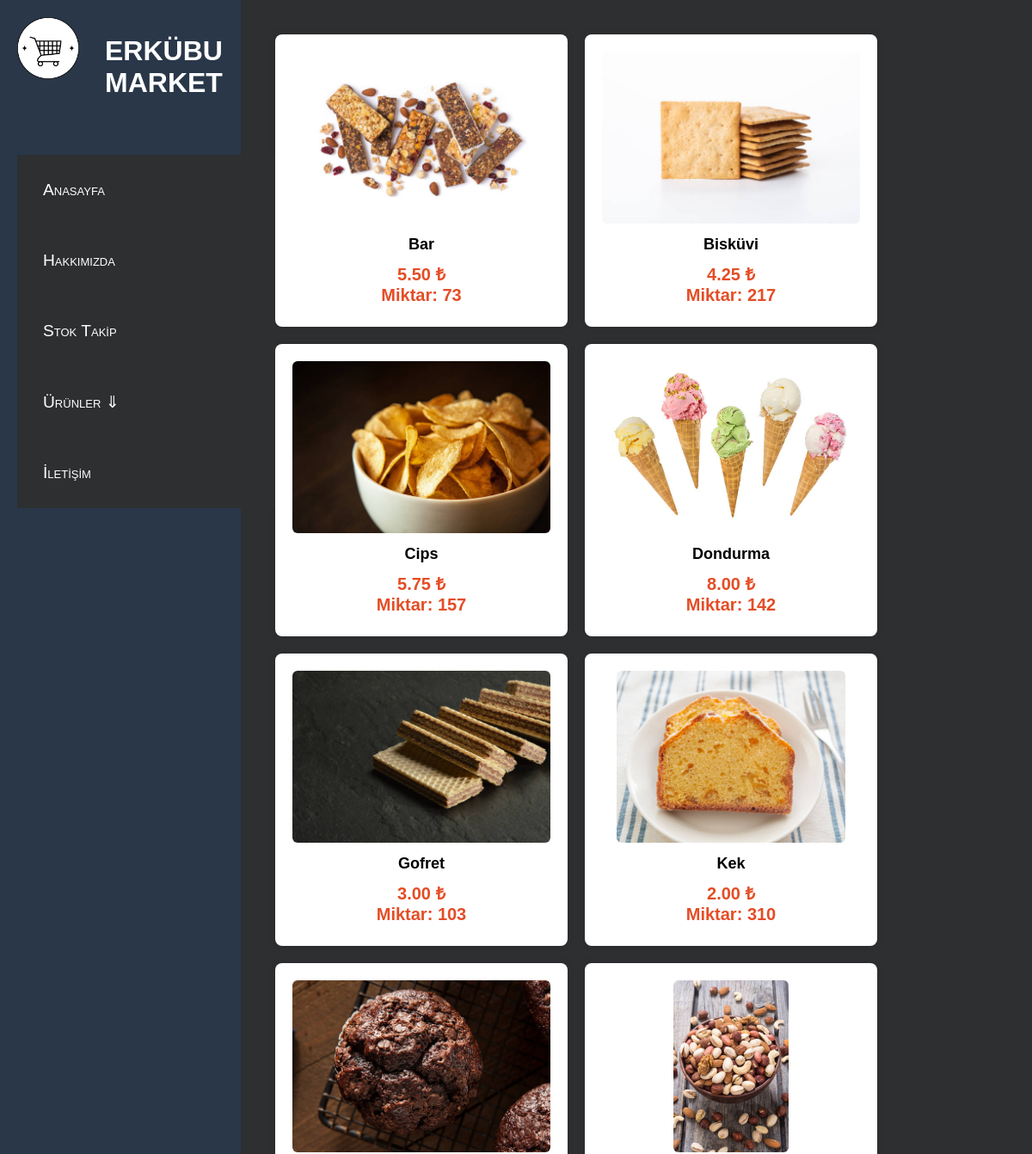
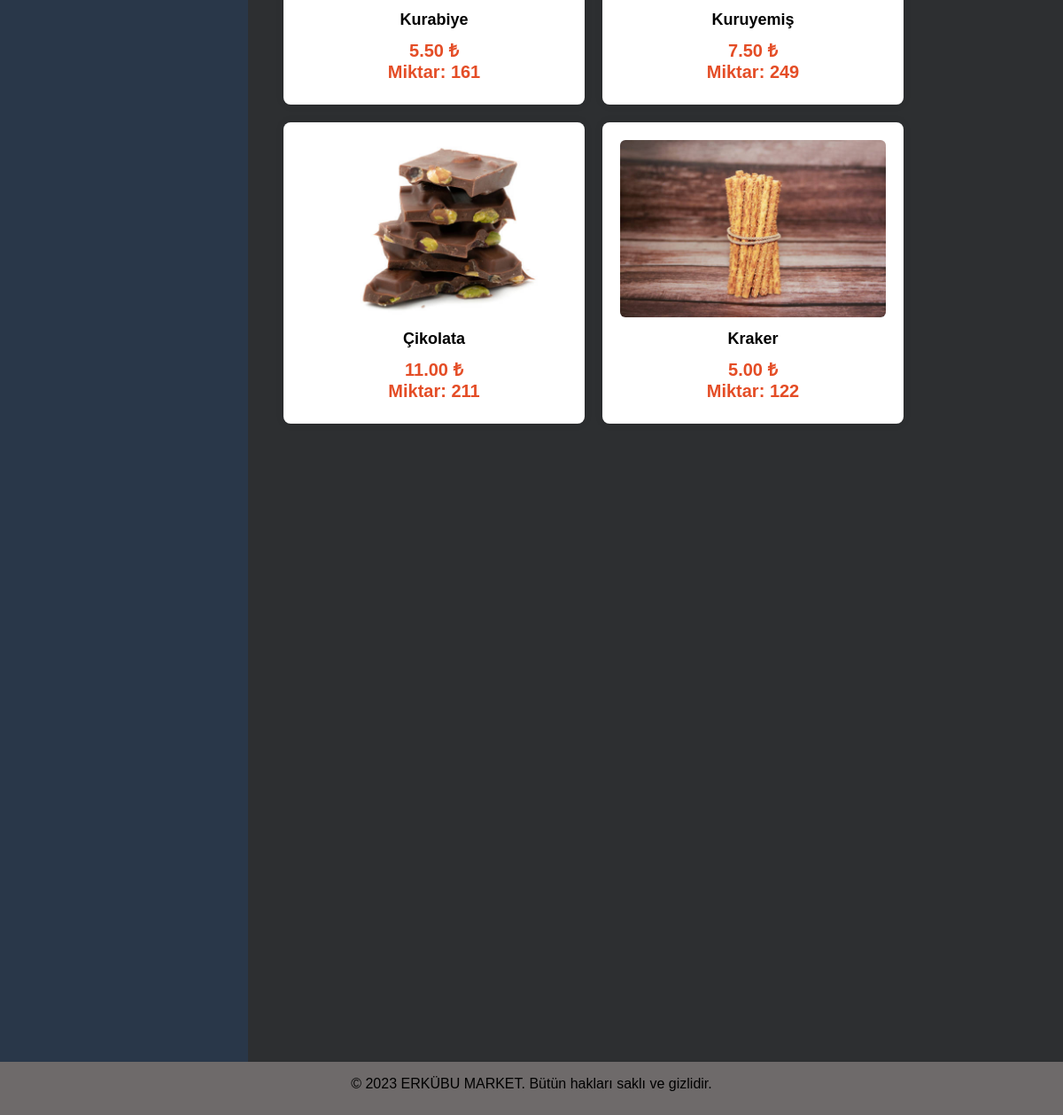
The page /VERİTABANI_PROJE/atıstırmalıklar.php on the database its author committed (2 pictures, top to bottom).
### VERİTABANI_PROJE/atıstırmalıklar.php (the view, shortened to what this page needs)
<?php
include "conn.php";
$sql1 = "SELECT * FROM atıstırmalıklar WHERE aturun_adi='bar'";
$result1 = $conn->query($sql1);
$sql2 = "SELECT * FROM atıstırmalıklar WHERE aturun_adi='bisküvi'";
$result2 = $conn->query($sql2);
$sql3 = "SELECT * FROM atıstırmalıklar WHERE aturun_adi='cips'";
$result3 = $conn->query($sql3);
$sql4 = "SELECT * FROM atıstırmalıklar WHERE aturun_adi='dondurma'";
$result4 = $conn->query($sql4);
$sql5 = "SELECT * FROM atıstırmalıklar WHERE aturun_adi='gofret'";
$result5 = $conn->query($sql5);
$sql6 = "SELECT * FROM atıstırmalıklar WHERE aturun_adi='kek'";
$result6 = $conn->query($sql6);
$sql7 = "SELECT * FROM atıstırmalıklar WHERE aturun_adi='kurabiye'";
$result7 = $conn->query($sql7);
$sql8 = "SELECT * FROM atıstırmalıklar WHERE aturun_adi='kuruyemiş'";
$result8 = $conn->query($sql8);
$sql9 = "SELECT * FROM atıstırmalıklar WHERE aturun_adi='çikolata'";
$result9 = $conn->query($sql9);
$sql10 = "SELECT * FROM atıstırmalıklar WHERE aturun_adi='kraker'";
$result10 = $conn->query($sql10);
?>
<!DOCTYPE html>
<html lang="tr">
<head>
    <link rel="stylesheet" href="styles.css">
</head>
<body>
    <div class="container">
        <div class="soltartaf">
            <div class="solust">
                <div class="logo">
                    <img src="fotolar/logo.png" alt="Logo">
                </div>
                <div class="site-isim">
                    <h1>ERKÜBU MARKET</h1>
                </div>
            </div>
            <nav>
                <span><a href="index.php" >Anasayfa</a></span>
                <span><a href="hakkımızda.html" >Hakkımızda</a></span>
                <span><a href="stoktakip.php" >Stok Takip</a></span>
                <label for="touch"><span>Ürünler    ⇓</span></label>
                <span><a href="iletisim.html" >İletişim</a></span>
              </nav>
        </div>
    <div class="sagtaraf" >
            <div class="uicerik">
                <div class="icerik-kutu">
                    <img src="fotolar/atıştırmalıklar/bar.jpg" alt="Ürün Resmi" class="kutu-image">
                    <div class="kutu-baslık">Bar</div>
                    <div class="kutu-fiyat">5.50 ₺<br> Miktar:
                    <?php
                    if ($result1->num_rows > 0) {
                        while ($row = $result1->fetch_assoc()) {
                            echo "<tr><td>" . $row["atmiktar"] . "</td></tr>";
                        }
                    } else {
                        echo "<tr><td colspan='2'>Stok bulunamadı.</td></tr>";
                    }
            ?></div>
                </div>
                <div class="icerik-kutu">
                    <img src="fotolar/atıştırmalıklar/bisküvi.jpg" alt="Ürün Resmi" class="kutu-image">
                    <div class="kutu-baslık">Bisküvi</div>
                    <div class="kutu-fiyat">4.25 ₺<br> Miktar:
                    <?php
                    if ($result2->num_rows > 0) {
                        while ($row = $result2->fetch_assoc()) {
                            echo "<tr><td>" . $row["atmiktar"] . "</td></tr>";
                        }
                    } else {
                        echo "<tr><td colspan='2'>Stok bulunamadı.</td></tr>";
                    }
            ?></div>
                </div>
                <div class="icerik-kutu">
                    <img src="fotolar/atıştırmalıklar/cips.jpg" alt="Ürün Resmi" class="kutu-image">
                    <div class="kutu-baslık">Cips</div>
                    <div class="kutu-fiyat">5.75 ₺<br> Miktar:
                    <?php
                    if ($result3->num_rows > 0) {
                        while ($row = $result3->fetch_assoc()) {
                            echo "<tr><td>" . $row["atmiktar"] . "</td></tr>";
                        }
                    } else {
                        echo "<tr><td colspan='2'>Stok bulunamadı.</td></tr>";
                    }
            ?></div>
                </div>
                <div class="icerik-kutu">
                    <img src="fotolar/atıştırmalıklar/dondurma.jpg" alt="Ürün Resmi" class="kutu-image">
                    <div class="kutu-baslık">Dondurma</div>
                    <div class="kutu-fiyat">8.00 ₺<br> Miktar:
                    <?php
                    if ($result4->num_rows > 0) {
                        while ($row = $result4->fetch_assoc()) {
                            echo "<tr><td>" . $row["atmiktar"] . "</td></tr>";
                        }
                    } else {
                        echo "<tr><td colspan='2'>Stok bulunamadı.</td></tr>";
                    }
            ?></div>
                </div>
                <div class="icerik-kutu">
                    <img src="fotolar/atıştırmalıklar/gofret.jpg" alt="Ürün Resmi" class="kutu-image">
                    <div class="kutu-baslık">Gofret</div>
                    <div class="kutu-fiyat">3.00 ₺<br> Miktar:
                    <?php
                    if ($result5->num_rows > 0) {
                        while ($row = $result5->fetch_assoc()) {
                            echo "<tr><td>" . $row["atmiktar"] . "</td></tr>";
                        }
                    } else {
                        echo "<tr><td colspan='2'>Stok bulunamadı.</td></tr>";
                    }
            ?></div>
                </div>
                <div class="icerik-kutu">
                    <img src="fotolar/atıştırmalıklar/kek.jpg" alt="Ürün Resmi" class="kutu-image">
                    <div class="kutu-baslık">Kek</div>
                    <div class="kutu-fiyat">2.00 ₺<br> Miktar:
                    <?php
                    if ($result6->num_rows > 0) {
                        while ($row = $result6->fetch_assoc()) {
                            echo "<tr><td>" . $row["atmiktar"] . "</td></tr>";
                        }
                    } else {
                        echo "<tr><td colspan='2'>Stok bulunamadı.</td></tr>";
                    }
            ?></div>
                </div>
                <div class="icerik-kutu">
                    <img src="fotolar/atıştırmalıklar/kurabiye.jpg" alt="Ürün Resmi" class="kutu-image">
                    <div class="kutu-baslık">Kurabiye</div>
                    <div class="kutu-fiyat">5.50 ₺<br> Miktar:
                    <?php
                    if ($result7->num_rows > 0) {
                        while ($row = $result7->fetch_assoc()) {
                            echo "<tr><td>" . $row["atmiktar"] . "</td></tr>";
                        }
                    } else {
                        echo "<tr><td colspan='2'>Stok bulunamadı.</td></tr>";
                    }
            ?></div>
                </div>
                <div class="icerik-kutu">
                    <img src="fotolar/atıştırmalıklar/kuruyemiş.jpg" alt="Ürün Resmi" class="kutu-image">
                    <div class="kutu-baslık">Kuruyemiş</div>
                    <div class="kutu-fiyat">7.50 ₺<br> Miktar:
                    <?php
                    if ($result8->num_rows > 0) {
                        while ($row = $result8->fetch_assoc()) {
                            echo "<tr><td>" . $row["atmiktar"] . "</td></tr>";
                        }
                    } else {
                        echo "<tr><td colspan='2'>Stok bulunamadı.</td></tr>";
                    }
            ?></div>
                </div>
                <div class="icerik-kutu">
                    <img src="fotolar/atıştırmalıklar/çikolata.jpg" alt="Ürün Resmi" class="kutu-image">
                    <div class="kutu-baslık">Çikolata</div>
                    <div class="kutu-fiyat">11.00 ₺<br> Miktar:
                    <?php
                    if ($result9->num_rows > 0) {
                        while ($row = $result9->fetch_assoc()) {
                            echo "<tr><td>" . $row["atmiktar"] . "</td></tr>";
                        }
                    } else {
                        echo "<tr><td colspan='2'>Stok bulunamadı.</td></tr>";
                    }
            ?></div>
                </div>
                <div class="icerik-kutu">
                    <img src="fotolar/atıştırmalıklar/kraker.jpg" alt="Ürün Resmi" class="kutu-image">
                    <div class="kutu-baslık">Kraker</div>
                    <div class="kutu-fiyat">5.00 ₺<br> Miktar:
                    <?php
                    if ($result10->num_rows > 0) {
                        while ($row = $result10->fetch_assoc()) {
                            echo "<tr><td>" . $row["atmiktar"] . "</td></tr>";
                        }
                    } else {
                        echo "<tr><td colspan='2'>Stok bulunamadı.</td></tr>";
                    }
            ?></div>
                </div>
            </div>
        </div>
    </div>
    <footer>
        <div class="footer-icerik">
            <p>© 2023 ERKÜBU MARKET. Bütün hakları saklı ve gizlidir.</p>
        </div>
    </footer>
</body>
</html>

### VERİTABANI_PROJE/styles.css (style rules this page uses)
body { margin: 0; padding: 0; font-family: Arial, sans-serif; }
.container { display: flex; height: 2500px; }
.soltartaf { width: 20%; background-color: #293749; padding: 20px; height: 100%; position: relative; }
.solust { height: 120px; width: 100%; }
.logo { float: left; width: 30%; padding: 0%; margin: 0%; }
.logo img { max-width: 100%; height: auto; }
.site-isim { float: left; width: 70%; padding: 0%; margin: 0%; }
.site-isim h1 { color: #fff; margin-left: 30px; }
nav { width : 300px; background: #d9d9d9; margin : 40px auto; }
nav a { text-decoration: none; color:white ; }
span { padding : 30px; background : #2d2f31; color : white; font-size : 1.2em; font-variant : small-caps; cursor : pointer; display: block; }
span::after { float: right; right: 10%; }
.sagtaraf { flex: 1; padding: 20px; width: 100%; height: 100%; background-color: #2d2f31; }
.uicerik { width: auto; height: auto; padding: 20px; }
.icerik-kutu { width: 300px; height: 300px; background-color: #fff; box-shadow: 0 0 10px rgba(0, 0, 0, 0.1); padding: 20px; border-radius: 8px; text-align: center; float: left; margin-right: 20px; margin-bottom: 20px; }
.kutu-image { max-width: 100%; height: 200px; border-radius: 6px; margin-bottom: 10px; }
.kutu-baslık { font-size: 18px; font-weight: bold; margin-bottom: 10px; font-family: 'Arial', sans-serif; }
.kutu-fiyat { font-size: 20px; color: #e44d26; font-weight: bold; }
footer { margin-top: 30px; background-color: #6e6a6a; color: rgb(0, 0, 0); text-align: center; padding: 10px; height:auto ; }
.footer-icerik { max-width: 1200px; margin: 0 auto; }

### rows shown on the page
atıstırmalıklar: atmiktar "73"
atıstırmalıklar: atmiktar "217"
atıstırmalıklar: atmiktar "157"
atıstırmalıklar: atmiktar "142"
atıstırmalıklar: atmiktar "103"
atıstırmalıklar: atmiktar "310"
atıstırmalıklar: atmiktar "161"
atıstırmalıklar: atmiktar "249"
atıstırmalıklar: atmiktar "211"
atıstırmalıklar: atmiktar "122"
